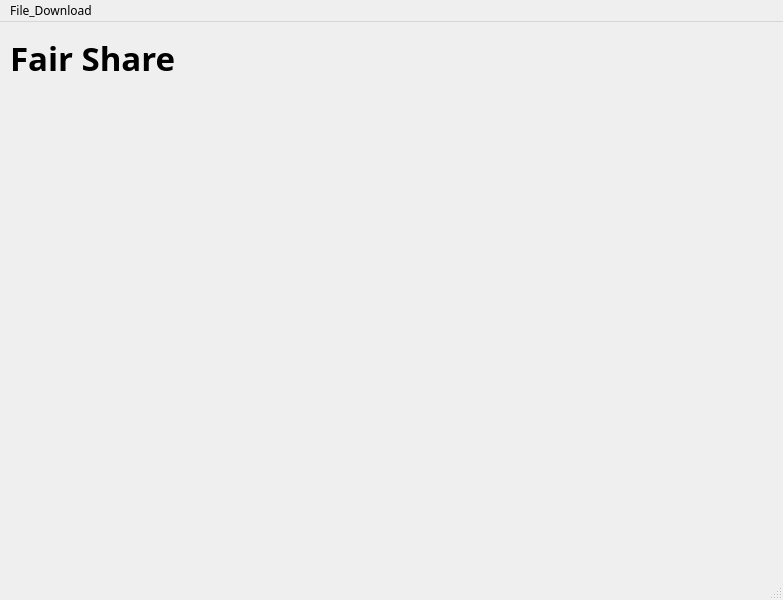
<?xml version="1.0" encoding="UTF-8"?>
<ui version="4.0">
 <class>File_Download</class>
 <widget class="QMainWindow" name="File_Download">
  <property name="geometry">
   <rect>
    <x>0</x>
    <y>0</y>
    <width>783</width>
    <height>600</height>
   </rect>
  </property>
  <property name="font">
   <font>
    <family>Adobe Caslon Pro</family>
   </font>
  </property>
  <property name="windowTitle">
   <string>MainWindow</string>
  </property>
  <widget class="QWidget" name="centralwidget">
   <widget class="QWidget" name="verticalLayoutWidget">
    <property name="geometry">
     <rect>
      <x>40</x>
      <y>89</y>
      <width>341</width>
      <height>401</height>
     </rect>
    </property>
    <layout class="QVBoxLayout" name="verticalLayout"/>
   </widget>
   <widget class="QWidget" name="verticalLayoutWidget_2">
    <property name="geometry">
     <rect>
      <x>430</x>
      <y>90</y>
      <width>301</width>
      <height>401</height>
     </rect>
    </property>
    <layout class="QVBoxLayout" name="verticalLayout_2"/>
   </widget>
   <widget class="QLabel" name="label">
    <property name="geometry">
     <rect>
      <x>10</x>
      <y>10</y>
      <width>281</width>
      <height>51</height>
     </rect>
    </property>
    <property name="font">
     <font>
      <family>Tekton Pro Ext</family>
      <pointsize>25</pointsize>
      <weight>75</weight>
      <bold>true</bold>
     </font>
    </property>
    <property name="text">
     <string>Fair Share</string>
    </property>
   </widget>
  </widget>
  <widget class="QMenuBar" name="menubar">
   <property name="geometry">
    <rect>
     <x>0</x>
     <y>0</y>
     <width>783</width>
     <height>32</height>
    </rect>
   </property>
   <widget class="QMenu" name="menuFile_Download">
    <property name="title">
     <string>File_Download</string>
    </property>
   </widget>
   <addaction name="menuFile_Download"/>
  </widget>
  <widget class="QStatusBar" name="statusbar"/>
 </widget>
 <resources/>
 <connections/>
</ui>
